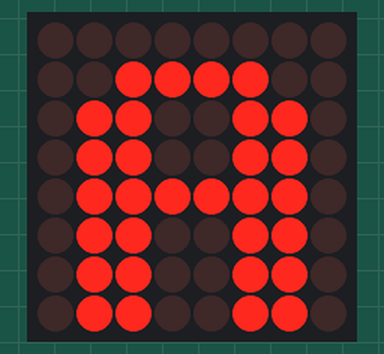
The sketch below on a simulated Arduino Uno, built with avr-gcc and run on an emulated ATmega328P. On the bench: 8×8 LED matrix. Wiring (inferred from the names in the program): LED matrix (orientation assumed): rows pin 2, pin 3, pin 4, pin 5, pin 6, pin 7, pin 8, pin 9; columns pin 10, pin 11, pin 12, pin 13, A0, A1, A2, A3.

Above: at 0.3 s.
At 1.26 s:
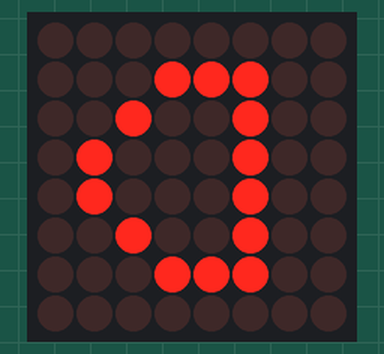
At 1.74 s:
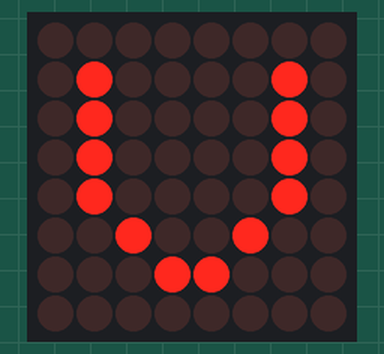
At 2.22 s:
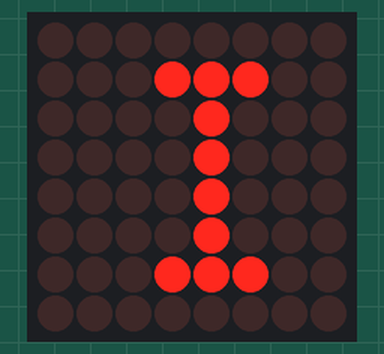
At 3.0 s:
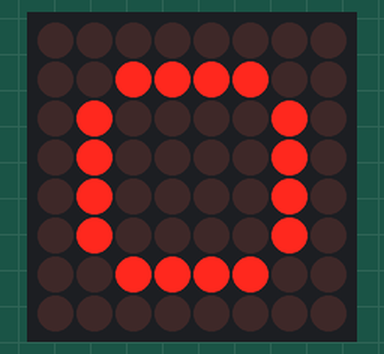
At 3.5 s:
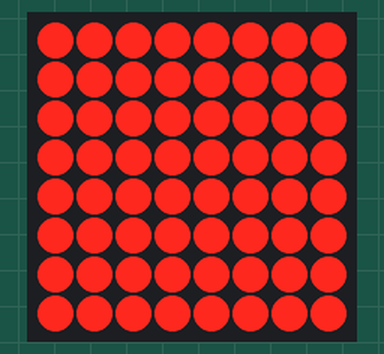

The sketch:

8x8Matrix.ino
```cpp
//update from SAnwandter

#define ROW_1 2
#define ROW_2 3
#define   ROW_3 4
#define ROW_4 5
#define ROW_5 6
#define ROW_6 7
#define ROW_7   8
#define ROW_8 9

#define COL_1 10
#define COL_2 11
#define COL_3   12
#define COL_4 13
#define COL_5 A0
#define COL_6 A1
#define COL_7   A2
#define COL_8 A3

const byte rows[] = {
    ROW_1, ROW_2, ROW_3,   ROW_4, ROW_5, ROW_6, ROW_7, ROW_8
};
const byte col[] = {
  COL_1,COL_2,   COL_3, COL_4, COL_5, COL_6, COL_7, COL_8
};

// The display buffer
//   It's prefilled with a smiling face (1 = ON, 0 = OFF)
byte ALL[] = {B11111111,B11111111,B11111111,B11111111,B11111111,B11111111,B11111111,B11111111};
byte   EX[] = {B00000000,B00010000,B00010000,B00010000,B00010000,B00000000,B00010000,B00000000};
byte   A[] = {  B00000000,B00111100,B01100110,B01100110,B01111110,B01100110,B01100110,B01100110};
byte   B[] = {B01111000,B01001000,B01001000,B01110000,B01001000,B01000100,B01000100,B01111100};
byte   C[] = {B00000000,B00011110,B00100000,B01000000,B01000000,B01000000,B00100000,B00011110};
byte   D[] = {B00000000,B00111000,B00100100,B00100010,B00100010,B00100100,B00111000,B00000000};
byte   E[] = {B00000000,B00111100,B00100000,B00111000,B00100000,B00100000,B00111100,B00000000};
byte   F[] = {B00000000,B00111100,B00100000,B00111000,B00100000,B00100000,B00100000,B00000000};
byte   G[] = {B00000000,B00111110,B00100000,B00100000,B00101110,B00100010,B00111110,B00000000};
byte   H[] = {B00000000,B00100100,B00100100,B00111100,B00100100,B00100100,B00100100,B00000000};
byte   I[] = {B00000000,B00111000,B00010000,B00010000,B00010000,B00010000,B00111000,B00000000};
byte   J[] = {B00000000,B00011100,B00001000,B00001000,B00001000,B00101000,B00111000,B00000000};
byte   K[] = {B00000000,B00100100,B00101000,B00110000,B00101000,B00100100,B00100100,B00000000};
byte   L[] = {B00000000,B00100000,B00100000,B00100000,B00100000,B00100000,B00111100,B00000000};
byte   M[] = {B00000000,B00000000,B01000100,B10101010,B10010010,B10000010,B10000010,B00000000};
byte   N[] = {B00000000,B00100010,B00110010,B00101010,B00100110,B00100010,B00000000,B00000000};
byte   O[] = {B00000000,B00111100,B01000010,B01000010,B01000010,B01000010,B00111100,B00000000};
byte   P[] = {B00000000,B00111000,B00100100,B00100100,B00111000,B00100000,B00100000,B00000000};
byte   Q[] = {B00000000,B00111100,B01000010,B01000010,B01000010,B01000110,B00111110,B00000001};
byte   R[] = {B00000000,B00111000,B00100100,B00100100,B00111000,B00100100,B00100100,B00000000};
byte   S[] = {B00000000,B00111100,B00100000,B00111100,B00000100,B00000100,B00111100,B00000000};
byte   T[] = {B00000000,B01111100,B00010000,B00010000,B00010000,B00010000,B00010000,B00000000};
byte   U[] = {B00000000,B01000010,B01000010,B01000010,B01000010,B00100100,B00011000,B00000000};
byte   V[] = {B00000000,B00100010,B00100010,B00100010,B00010100,B00010100,B00001000,B00000000};
byte   W[] = {B00000000,B10000010,B10010010,B01010100,B01010100,B00101000,B00000000,B00000000};
byte   X[] = {B00000000,B01000010,B00100100,B00011000,B00011000,B00100100,B01000010,B00000000};
byte   Y[] = {B00000000,B01000100,B00101000,B00010000,B00010000,B00010000,B00010000,B00000000};
byte   Z[] = {B00000000,B00111100,B00000100,B00001000,B00010000,B00100000,B00111100,B00000000};

float   timeCount = 0;

void setup()
{
    // Open serial port
    Serial.begin(9600);

    // Set all used pins to OUTPUT
    // This is very important! If   the pins are set to input
    // the display will be very dim.
    for (byte   i = 2; i <= 13; i++)
        pinMode(i, OUTPUT);
    pinMode(A0, OUTPUT);
     pinMode(A1, OUTPUT);
    pinMode(A2, OUTPUT);
    pinMode(A3, OUTPUT);
}

void   loop() {
  // This could be rewritten to not use a delay, which would make it   appear brighter
delay(5);
timeCount += 1;

if(timeCount <  40)
{
drawScreen(A);
}
else if (timeCount <  80)
{
drawScreen(R);
}
else if (timeCount   <  120)
{
drawScreen(D);
}
else if (timeCount <  160)
{
drawScreen(U);
}
else if (timeCount <  200)
{
drawScreen(I);
}
else if (timeCount   <  240)
{
drawScreen(N);
}
else if (timeCount <  280) {
  drawScreen(O);
}
else if (timeCount <  320)
{
drawScreen(ALL);
}
else if (timeCount   <  360)
{
drawScreen(ALL);
}
else {
// back to the start
timeCount   = 0;
}
}
 void  drawScreen(byte buffer2[])
 {
   // Turn on each   row in series
    for (byte i = 0; i < 8; i++)        // count next row
     {
         digitalWrite(rows[i], HIGH);    //initiate whole row
        for (byte   a = 0; a < 8; a++)    // count next row
        {
          // if You set   (~buffer2[i] >> a) then You will have positive
          digitalWrite(col[a],   (~buffer2[i] >> a) & 0x01); // initiate whole column

          delayMicroseconds(100);        // uncoment deley for diferent speed of display
          //delayMicroseconds(1000);
           //delay(10);
          //delay(100);

          digitalWrite(col[a],   1);      // reset whole column
        }
        digitalWrite(rows[i], LOW);      // reset whole row
        // otherwise last row will intersect with next   row
    }
}
```

Measured:
- by itself, everything shown: repeats every 4.4 s, in 8 steps
- what the display in image 0 shows lasts 0.4 s, from 0.1 s to 0.5 s
- what the display in image 1 shows lasts 0.5 s, from 1.0 s to 1.5 s
- what the display in image 5 shows lasts 0.9 s, from 3.5 s to 4.4 s
